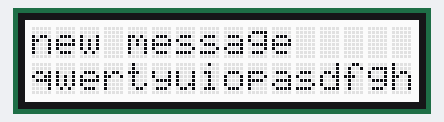
Bench run of a program on a simulated Raspberry Pi (BCM pin numbers). On the bench: 16×2 character LCD. What the program prints to the terminal is not drawn. At 4.1 s the program stops and its outputs stay as they are.

Above: at 1.1 s.
At 3.1 s:
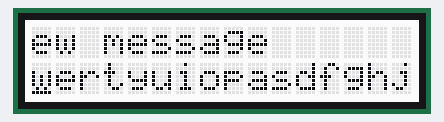
At 4.1 s:
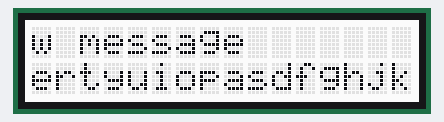

Measured:
- what the display in image 1 shows lasts 1.0 s, from 3.1 s to 4.1 s

The program:

oe_demo.py
```python
import RPi.GPIO as GPIO
import RGB1602
import time

# initialise the LCD - 16 columns 2 rows
lcd = RGB1602.RGB1602(16, 2)

colour_red = (255, 0, 0)
colour_green = (0, 255, 0)
colour_blue = (0, 0, 255)

lcd.clear()

time.sleep(1)
lcd.show_cursor()
lcd.setCursor(0, 0)
lcd.printout("new message")

lcd.setCursor(0, 1)
lcd.printout("qwertyuiopasdfghjklzxcvbnm")

time.sleep(1)
lcd.setCursor(1,1)
time.sleep(1)
lcd.scrollLeft()
time.sleep(1)
lcd.scrollLeft()
```

RGB1602.py
```python
# -*- coding: utf-8 -*-
import time
from smbus import SMBus
b = SMBus(1)

# Datasheet here
# https://support.newhavendisplay.com/hc/en-us/article_attachments/4414498095511/AiP31068.pdf

#Device I2C Arress
LCD_ADDRESS   =  (0x7c>>1)
RGB_ADDRESS   =  (0xc0>>1)

#color define

REG_RED    =     0x04
REG_GREEN  =     0x03
REG_BLUE   =     0x02
REG_MODE1  =     0x00
REG_MODE2  =     0x01
REG_OUTPUT =     0x08
LCD_CLEARDISPLAY = 0x01
LCD_RETURNHOME = 0x02
LCD_ENTRYMODESET = 0x04
LCD_DISPLAYCONTROL = 0x08
LCD_CURSORSHIFT = 0x10
LCD_FUNCTIONSET = 0x20
LCD_SETCGRAMADDR = 0x40
LCD_SETDDRAMADDR = 0x80

#flags for display entry mode
LCD_ENTRYRIGHT = 0x00
LCD_ENTRYLEFT = 0x02
LCD_ENTRYSHIFTINCREMENT = 0x01
LCD_ENTRYSHIFTDECREMENT = 0x00

#flags for display on/off control
LCD_DISPLAYON = 0x04
LCD_DISPLAYOFF = 0x00
LCD_CURSORON = 0x02
LCD_CURSOROFF = 0x00
LCD_BLINKON = 0x01
LCD_BLINKOFF = 0x00

#flags for display/cursor shift
LCD_DISPLAYMOVE = 0x08
LCD_CURSORMOVE = 0x00
LCD_MOVERIGHT = 0x04
LCD_MOVELEFT = 0x00

#flags for function set
LCD_8BITMODE = 0x10
LCD_4BITMODE = 0x00
LCD_2LINE = 0x08
LCD_1LINE = 0x00
LCD_5x8DOTS = 0x00


class RGB1602:
  def __init__(self, col, row):
    self._row = row
    self._col = col
    self._showfunction = LCD_4BITMODE | LCD_1LINE | LCD_5x8DOTS;
    self.begin(self._row,self._col)

  def show_cursor(self):
    b.write_byte_data(LCD_ADDRESS,0x80,0x0E)

  def command(self,cmd):
    b.write_byte_data(LCD_ADDRESS,0x80,cmd)

  def write(self,data):
    b.write_byte_data(LCD_ADDRESS,0x40,data)

  def scrollLeft(self):
    print("moving...")
    self.command(24)

  def setReg(self,reg,data):
    b.write_byte_data(RGB_ADDRESS,reg,data)

  def setRGB(self,r,g,b):
    self.setReg(REG_RED,r)
    self.setReg(REG_GREEN,g)
    self.setReg(REG_BLUE,b)

  def setCursor(self,col,row):
    if(row == 0):
      col|=0x80
    else:
      col|=0xc0;
    self.command(col)

  def clear(self):
    self.command(LCD_CLEARDISPLAY)
    time.sleep(0.002)
  def printout(self,arg):
    if(isinstance(arg,int)):
      arg=str(arg)

    for x in bytearray(arg,'utf-8'):
      self.write(x)


  def display(self):
    self._showcontrol |= LCD_DISPLAYON
    self.command(LCD_DISPLAYCONTROL | self._showcontrol)

  def turnOff(self):
    self._showcontrol = LCD_DISPLAYOFF
    self.command(self._showcontrol)

  def begin(self,cols,lines):
    if (lines > 1):
        self._showfunction |= LCD_2LINE

    print(self._showfunction)
    self._numlines = lines
    self._currline = 0

    time.sleep(0.05)


    # Send function set command sequence
    self.command(LCD_FUNCTIONSET | self._showfunction)
    #delayMicroseconds(4500);  # wait more than 4.1ms
    time.sleep(0.005)
    # second try
    self.command(LCD_FUNCTIONSET | self._showfunction);
    #delayMicroseconds(150);
    time.sleep(0.005)
    # third go
    self.command(LCD_FUNCTIONSET | self._showfunction)
    # finally, set # lines, font size, etc.
    self.command(LCD_FUNCTIONSET | self._showfunction)
    # turn the display on with no cursor or blinking default
    self._showcontrol = LCD_DISPLAYON | LCD_CURSOROFF | LCD_BLINKOFF
    self.display()
    # clear it off
    self.clear()
    # Initialize to default text direction (for romance languages)
    self._showmode = LCD_ENTRYLEFT | LCD_ENTRYSHIFTDECREMENT
    # set the entry mode
    self.command(LCD_ENTRYMODESET | self._showmode);

    # backlight init
    self.setReg(REG_MODE1, 0)
    # set LEDs controllable by both PWM and GRPPWM registers
    self.setReg(REG_OUTPUT, 0xFF)
    # set MODE2 values
    # 0010 0000 -> 0x20  (DMBLNK to 1, ie blinky mode)
    self.setReg(REG_MODE2, 0x20)


    self.setColorWhite()

  def setColorWhite(self):
    self.setRGB(255, 255, 255)
```
